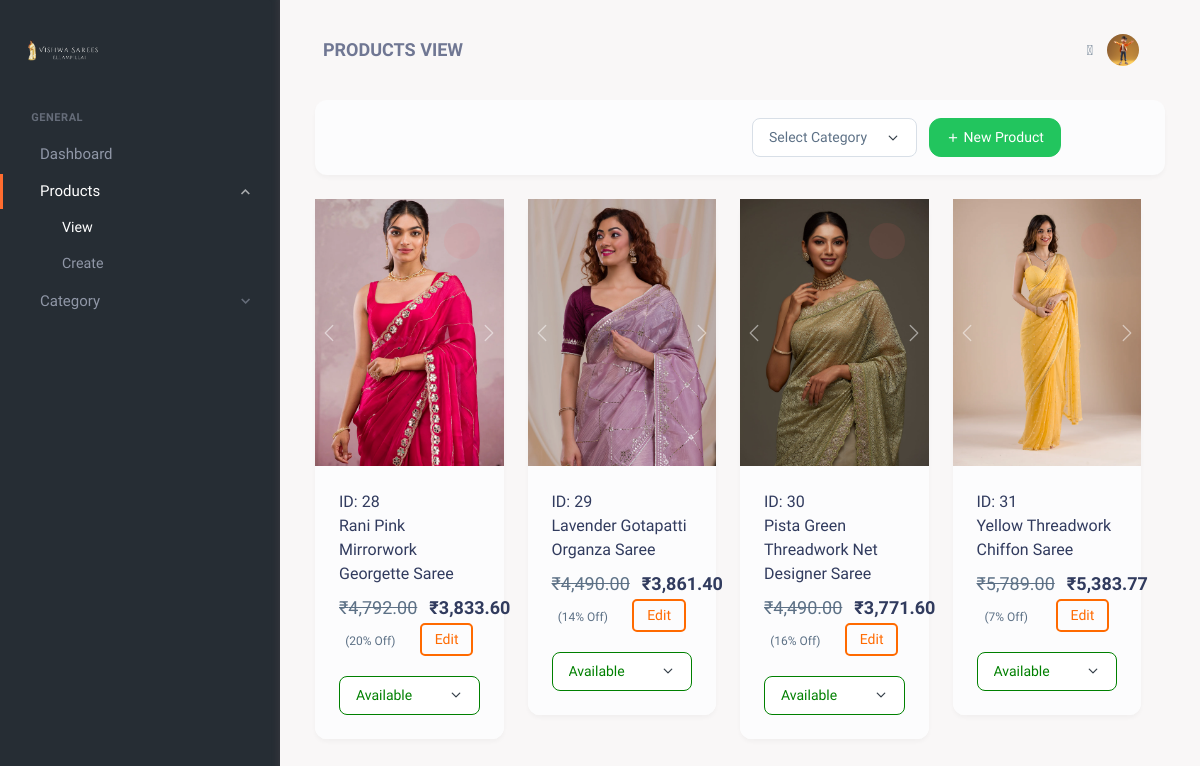
/admin/view_product.php (signed in), run on the app's committed database.
### tables this page shows
CREATE TABLE `product` (
  `Product_id` int(11) NOT NULL,
  `Name` text NOT NULL,
  `Description` text NOT NULL,
  `Price` int(11) NOT NULL,
  `w_data` text NOT NULL,
  `discount_p` int(11) NOT NULL,
  `Img_filename1` text NOT NULL,
  `Img_filename2` text NOT NULL,
  `Img_filename3` text NOT NULL,
  `Img_filename4` text NOT NULL,
  `Img_filename5` text NOT NULL,
  `Img_filename6` text NOT NULL,
  `Category` varchar(30) NOT NULL,
  `Availability` varchar(30) NOT NULL
);

### admin/view_product.php (the view, shortened to what this page needs)
<?php
include('connection.php');
$product_query = "SELECT Product_id, Name, Availability, Price, discount_p, Img_filename1, Img_filename2, Img_filename3, Category FROM product";
$product_result = mysqli_query($conn, $product_query);
$filter = "";
?>
<!DOCTYPE html>
<html lang="en">
<head>
  <link href="https://cdn.jsdelivr.net/npm/bootstrap@5.3.0/dist/css/bootstrap.min.css" rel="stylesheet">
    <link href="https://cdnjs.cloudflare.com/ajax/libs/font-awesome/6.0.0/css/all.min.css" rel="stylesheet">
     <link href="assets/css/vendor.min.css" rel="stylesheet" type="text/css" />
     <link href="assets/css/icons.min.css" rel="stylesheet" type="text/css" />
     <link href="assets/css/app.min.css" rel="stylesheet" type="text/css" />
         <link href="./cssadmin/all.css" rel="stylesheet" type="text/css" />
</head>
<body>
     <div class="wrapper">
        <header class="topbar">
            <div class="container-fluid">
                <div class="navbar-header">
                    <div class="d-flex align-items-center">
                        <div class="topbar-item">
                            <h4 class="fw-bold topbar-button pe-none text-uppercase mb-0">Products View</h4>
                        </div>
                    </div>
                    <div class="d-flex align-items-center gap-1">
                        <div class="topbar-item">
                            <button type="button" class="topbar-button" id="light-dark-mode">
                            </button>
                        </div>
                        <div id="notification" class="notification">
                            <i class="fas fa-check-circle"></i> <span id="notificationText"></span>
                        </div>
                        <div class="dropdown topbar-item">
                            <a type="button" class="topbar-button" id="page-header-user-dropdown" data-bs-toggle="dropdown"
                                aria-haspopup="true" aria-expanded="false">
                                <span class="d-flex align-items-center">
                                    <img class="rounded-circle" width="32" src="../images/icons/3.jpg" alt="avatar-3">
                                </span>
                            </a>
                        </div>
                    </div>
                </div>
            </div>
        </header>
        <div class="main-nav">
            <div class="logo-box">
                <a href="./dashboard.php" class="logo-light">
                    <img src="../images/icons/logo11.png" class="logo-lg" alt="logo light">
                </a>
            </div>
            <button type="button" class="button-sm-hover" aria-label="Show Full Sidebar">
                <iconify-icon icon="solar:double-alt-arrow-right-bold-duotone" class="button-sm-hover-icon"></iconify-icon>
            </button>
            <div class="scrollbar" data-simplebar>
                <ul class="navbar-nav" id="navbar-nav">
                    <li class="menu-title">General</li>
                    <li class="nav-item">
                        <a class="nav-link" href="./dashboard.php">
                            <span class="nav-text"> Dashboard </span>
                        </a>
                    </li>
                    <li class="nav-item">
                        <a class="nav-link menu-arrow" href="#sidebarProducts" data-bs-toggle="collapse" role="button"
                            aria-expanded="false" aria-controls="sidebarProducts">
                            <span class="nav-text"> Products </span>
                        </a>
                        <div class="collapse" id="sidebarProducts">
                            <ul class="nav sub-navbar-nav">
                                <li class="sub-nav-item">
                                    <a class="sub-nav-link" href="./view_product.php">View</a>
                                </li>
                                <li class="sub-nav-item">
                                    <a class="sub-nav-link" href="create_product.php">Create</a>
                                </li>
                            </ul>
                        </div>
                    </li>
                    <li class="nav-item">
                        <a class="nav-link menu-arrow" href="#sidebarCategory" data-bs-toggle="collapse" role="button"
                            aria-expanded="false" aria-controls="sidebarCategory">
                            <span class="nav-text"> Category </span>
                        </a>
                </ul>
            </div>
        </div>
          <div class="page-content">
               <div class="container-xxl">
                    <div class="row">
                         <div class="col-lg-12">
                              <div class="card bg-light-subtle">
                                   <div class="card-header border-0">
                                        <div class="row justify-content-between align-items-center">
                                             <div class="col-lg-6">
                                                  <div class="text-md-end mt-3 mt-md-0 w-100  d-end  d-flex">
                                                               <div class="filter-dropdown "><div class=". "></div>
                                                                         <form action="" method="GET">
                                                                           <select class="form-select" name="filter" onchange="this.form.submit()">
                                                                                 <option value=""><?php echo $filter ? $filter : 'Select Category'; ?></option>
                                                                    </select>
                                                                         </form>
                                                                           </div>
                                                       <a href="./create_product.php" class="btn btn-success me-1 mx-2"><i class="bx bx-plus"></i> New Product</a>
                                                  </div>
                                             </div>
                                        </div>
                                   </div>
                              </div>
                              <div class="row">
                              <?php if (mysqli_num_rows($product_result) > 0): ?>
        <div class="row">
            <?php while ($product = mysqli_fetch_assoc($product_result)): ?>
                    <?php
                    $discountPercentage = $product['discount_p'];
                    $originalPrice = $product['Price'];
                    $discountedPrice = $originalPrice * (1 - $discountPercentage / 100);
                    ?>
                     <div class="col-sm-6 col-md-3 col-lg-3 col-xxl-2 ">
                        <div class="card">
                            <div id="carouselExampleControls_<?php echo $product['Product_id']; ?>" class="carousel slide" data-ride="carousel">
                                <div class="carousel-inner">
                                    <div class="carousel-item active" data-bs-interval="2000">
                                        <img class="d-block w-100" src="../images/product/<?php echo $product['Img_filename1']; ?>" alt="<?php echo htmlspecialchars($product['Name']); ?>">
                                    </div>
                                </div>
                                <button class="carousel-control-prev" type="button" data-bs-target="#carouselExampleControls_<?php echo $product['Product_id']; ?>" data-bs-slide="prev">
                                    <span class="carousel-control-prev-icon" aria-hidden="true"></span>
                                </button>
                                <button class="carousel-control-next" type="button" data-bs-target="#carouselExampleControls_<?php echo $product['Product_id']; ?>" data-bs-slide="next">
                                    <span class="carousel-control-next-icon" aria-hidden="true"></span>
                                </button>
                            </div>
                            <div class="card-body bg-light-subtle rounded-bottom">
                                <a class="text-dark fw-medium fs-16">ID: <?php echo htmlspecialchars($product['Product_id']); ?></a><br>
                                <a class="text-dark fw-medium fs-16" style="text-transform: capitalize;"><?php echo htmlspecialchars($product['Name']); ?></a>
                                <h4 class="fw-semibold text-dark mt-2 d-flex align-items-center gap-2">
                                    <span class="text-muted text-decoration-line-through">₹<?php echo number_format($originalPrice, 2); ?></span>
                                    ₹<?php echo number_format($discountedPrice, 2); ?>
                                </h4>
                                <div class="d-flex gap-2 w-100 justify-content-around align-items-center">
                                        <div class="dropdown">
                                        <a class="text-dark fw-medium fs-16"><small class="text-muted"> (<?php echo $discountPercentage; ?>% Off)</small></a>
                                        </div>
                                        <div class="dropdown">
                                                <a class="sub-nav-link" class="btn btn-soft-primary border border-primary-subtle"
                                                style="border: 2px solid rgb(255, 106, 0); padding:0.4rem 0.8rem; border-radius:5px; color:  rgb(255, 106, 0);"  href="edit_product.php?id=<?php echo $product['Product_id']; ?>">Edit</a>
                                        </div>
                                    </div>
                                <div class="mt-3">
                                    <div class="d-flex gap-2">
                                        <select class="form-select form-status status-dropdown"
                                                data-product-id="<?php echo $product['Product_id']; ?>">
                                            <option value="Available" <?php if ($product['Availability'] == 'Available')
                                                echo 'selected'; ?>>Available</option>
                                        </select>
                                    </div>
                                </div>
                            </div>
                            <span class="position-absolute top-0 end-0 p-3">
                                 <button type="button" class="delete-btn btn btn-soft-danger avatar-sm d-inline-flex align-items-center justify-content-center fs-20 rounded-circle"
                data-product-id="<?php echo $product['Product_id']; ?>"
                data-product-name="<?php echo htmlspecialchars($product['Name']); ?>"
                data-product-image="<?php echo htmlspecialchars($product['Img_filename1']); ?>">
        </button>
                            </span>
                        </div>
                    </div>
            <?php endwhile; ?>
        </div>
<?php else: ?>
        <div class="no-product-row">
            <p>No products available</p>
        </div>
<?php endif; ?>
                              </div>
                         </div>
                    </div>
               </div>
          </div>
     </div>
</body>
</html>

### admin/cssadmin/all.css (style rules this page uses)
* { font-family: "K2D", sans-serif !important; font-weight: 300; font-style: normal; }

### admin/view_product.php (style rules this page uses)
.available { border-color: green !important; color: green !important; }

### data on the page
product: Img_filename1+Name (picture), Product_id "28", Name "Rani Pink Mirrorwork Georgette Saree", Price "4,792.00", discountedPrice "3,833.60", discount_p "20", Availability+Product_id "Available"
product: Img_filename1+Name (picture), Product_id "29", Name "Lavender Gotapatti Organza Saree", Price "4,490.00", discountedPrice "3,861.40", discount_p "14", Availability+Product_id "Available"
product: Img_filename1+Name (picture), Product_id "30", Name "Pista Green Threadwork Net Designer Saree", Price "4,490.00", discountedPrice "3,771.60", discount_p "16", Availability+Product_id "Available"
product: Img_filename1+Name (picture), Product_id "31", Name "Yellow Threadwork Chiffon Saree", Price "5,789.00", discountedPrice "5,383.77", discount_p "7", Availability+Product_id "Available"
